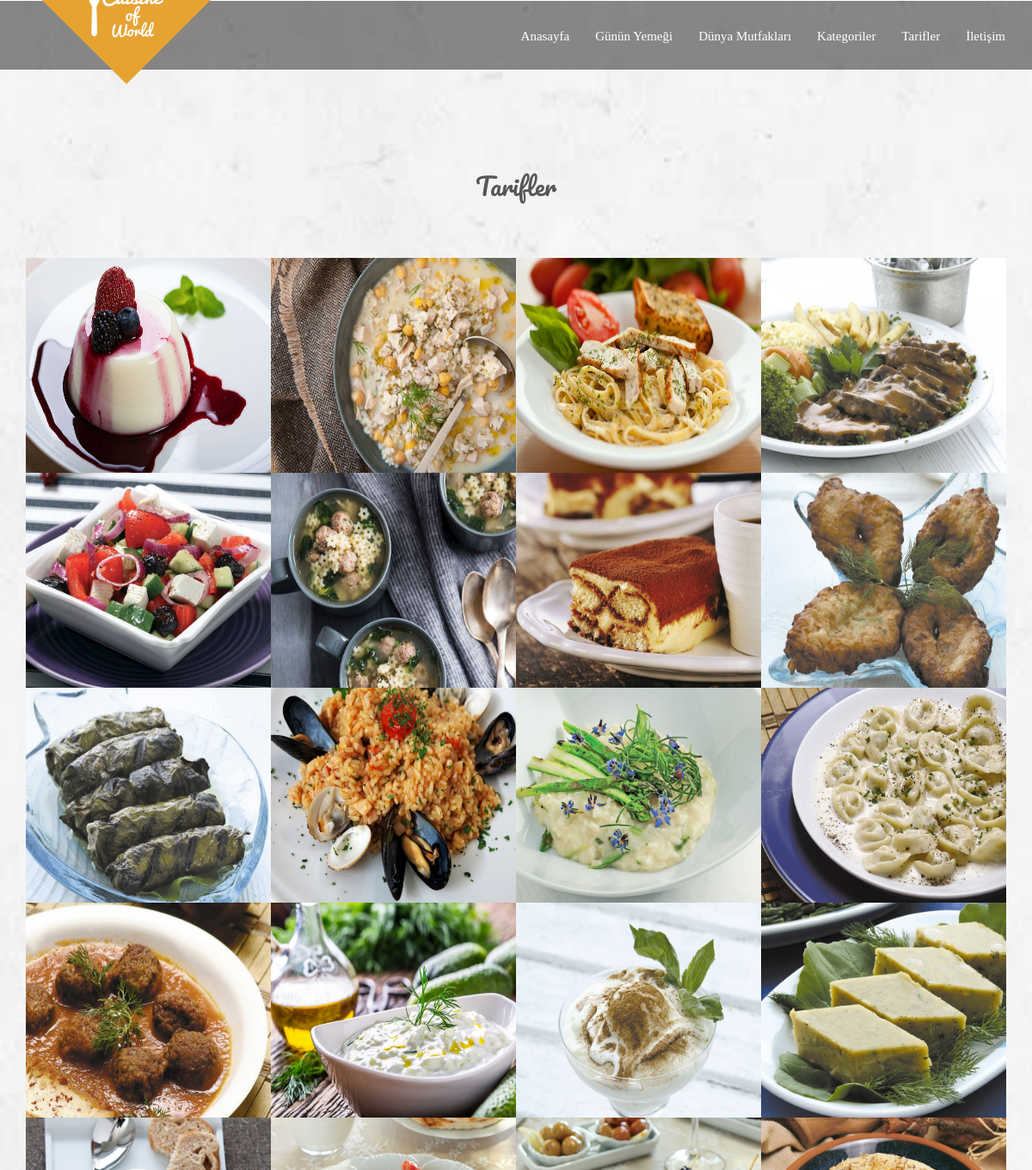
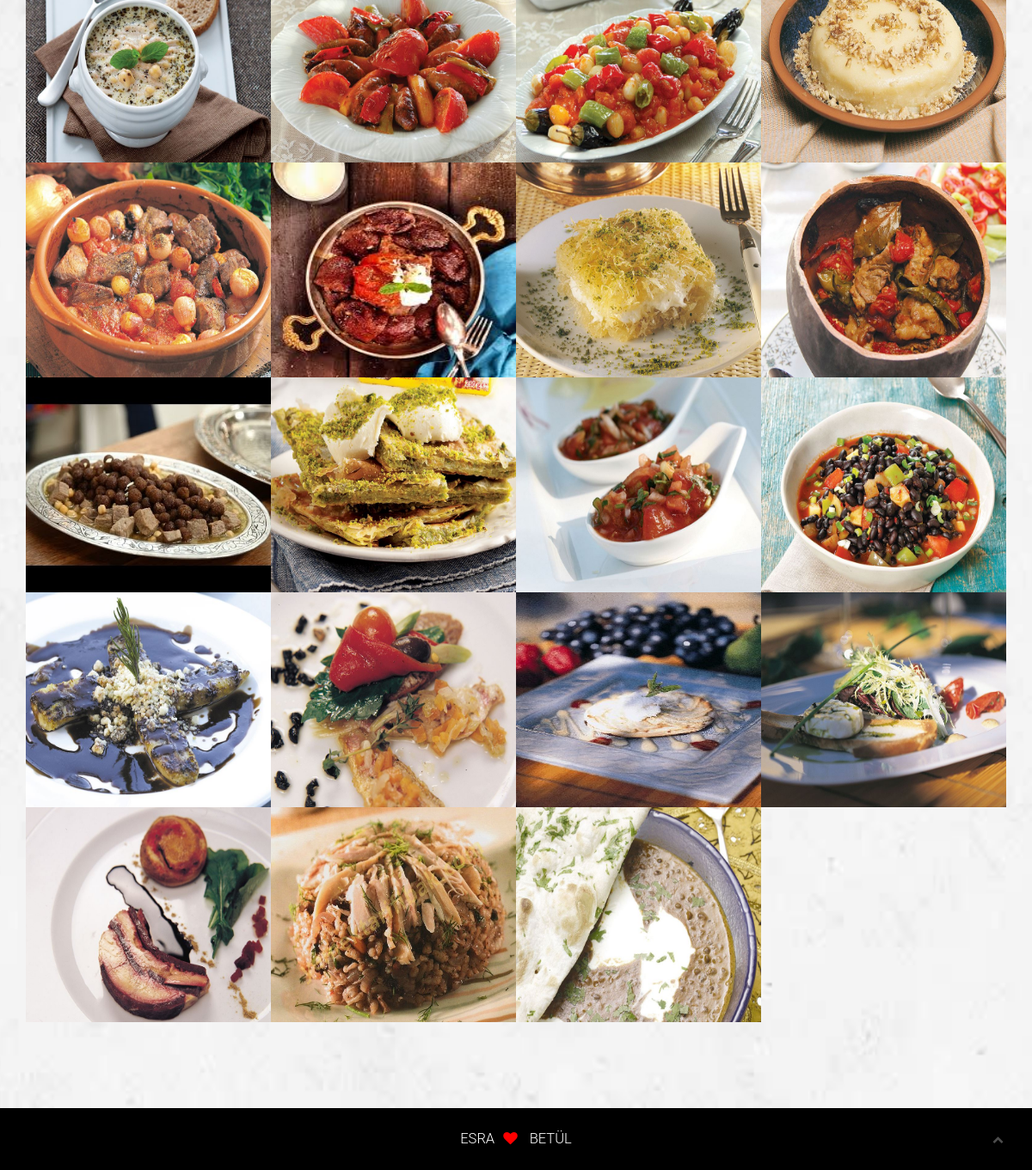
Screenshot of /tarif/ with the database file from the repository (2 pictures, top to bottom).
### main/models.py (models this page shows, shortened)
class Food(models.Model):
    genre_dict = {
        "Çorbalar": "Ç", "Yemek": "Y",
        "Atıştırmalık" : "A", "Salata": "S", "Tatlı": "T"
    }
    GENRE_CHOICES = [(code, label) for label, code in genre_dict.items()]
    title = models.CharField(max_length=100)
    ingredients = models.TextField()
    recipes = models.TextField()
    genre = models.CharField(max_length=80, blank=True, choices=GENRE_CHOICES)
    preparation_time = models.CharField(max_length=30)
    cover = models.ImageField( upload_to = "cover_imgs", blank = True )
    top = models.IntegerField(default=0)
    cuisine = models.ForeignKey('Cuisine', on_delete=models.CASCADE, blank=True)

### main/views.py (the view)
# urls.py: url(r'^tarif/', views.tarif_page, name='tarif'),
def tarif_page(request):
    foods = Food.objects.all()
    context = {"foods": foods}
    return render(request, "main/tarifler.html", context)

### main/models.py (called while the page is built)
def add_cat_names(request):
    return{"categories":Food.genre_dict.keys()}

### main/templates/main/tarifler.html (shortened to what this page needs)
{% extends "main/base.html" %}
{% block galeri %}
<section id="portfolio" class="portfolio">
    <div class="container">
        <div class="row">
            <div class=" text-center  wow fadeIn" data-wow-duration="5s">
                <div class="col-md-12" style="margin-bottom:100px">
                    <div class="head_title text-center" style="margin-top:100px">
                        <h4>Tarifler</h4>
                    </div>
                      {% include "main/food_list.html" with food_query=foods  %}
                </div>
            </div>
        </div>
    </div>
</section>
{% endblock galeri %}

### main/templates/main/food_list.html (shortened to what this page needs)
 {% for food in food_query  %}
 <div  class="col-md-3 col-sm-4 col-xs-6 single_portfolio_text">
     <img width=250 height=250 src="/media/{{ food.cover }}" alt="" />
 </div>
 {% endfor %}

### main/static/assets/css/style.css (style rules this page uses)
html, body { background-color: #1E2E3B; font-size: 15px; color: #565656; width: 100%; padding: 0; margin-left: 0; margin-right: 0; font-family: 'roboto', sans-serif; font-weight: 300; }
img { -moz-user-select: none; -webkit-user-select: none; -ms-user-select: none; user-select: none; -webkit-user-drag: none; user-drag: none; }
*, *:before, *:after { -webkit-box-sizing: border-box; -moz-box-sizing: border-box; box-sizing: border-box; }
img { max-width: 100%; }
h4, h5 { font-weight: 300; margin: 0; line-height: 2rem; font-family: 'Pacifico', cursive; }
h4 { font-size:1.875rem; line-height: 2.2rem; margin-bottom: 1.1rem; font-family: 'Pacifico', cursive; }
section { margin:0; }
.portfolio { background:url(../images/portfoliobg.jpg) center top no-repeat; -moz-background-size: cover; -webkit-background-size: cover; -o-background-size: cover; background-size: cover; width: 100%; overflow: hidden; }
.head_title { padding-top:100px; padding-bottom: 50px; }
.single_portfolio_text { display:inline-block; padding:0; position:relative; overflow:hidden; }
.single_portfolio_text img { width:100%; max-height: 100%; }

### rows the page displays
Food: cover (picture)
Food: cover (picture)
Food: cover (picture)
Food: cover (picture)
Food: cover (picture)
Food: cover (picture)
Food: cover (picture)
Food: cover (picture)
Food: cover (picture)
Food: cover (picture)
Food: cover (picture)
Food: cover (picture)
Food: cover (picture)
Food: cover (picture)
Food: cover (picture)
Food: cover (picture)
Food: cover (picture)
Food: cover (picture)
Food: cover (picture)
Food: cover (picture)
Food: cover (picture)
Food: cover (picture)
Food: cover (picture)
Food: cover (picture)
Food: cover (placeholder picture)
Food: cover (picture)
Food: cover (picture)
Food: cover (picture)
Food: cover (picture)
Food: cover (picture)
Food: cover (picture)
Food: cover (picture)
Food: cover (picture)
Food: cover (picture)
Food: cover (picture)
